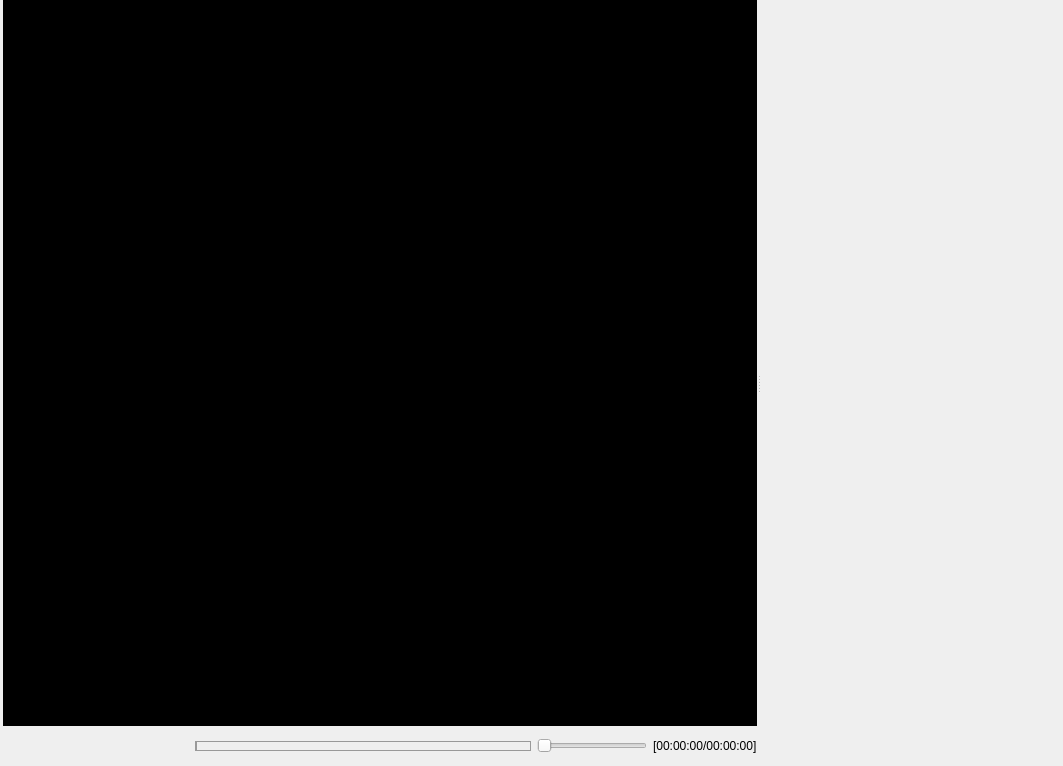
<?xml version="1.0" encoding="UTF-8"?>
<ui version="4.0">
 <class>LaureWidget</class>
 <widget class="QWidget" name="LaureWidget">
  <property name="geometry">
   <rect>
    <x>0</x>
    <y>0</y>
    <width>1063</width>
    <height>766</height>
   </rect>
  </property>
  <property name="windowTitle">
   <string/>
  </property>
  <layout class="QGridLayout" name="gridLayout">
   <property name="leftMargin">
    <number>3</number>
   </property>
   <property name="topMargin">
    <number>0</number>
   </property>
   <property name="rightMargin">
    <number>2</number>
   </property>
   <property name="bottomMargin">
    <number>0</number>
   </property>
   <item row="0" column="0">
    <widget class="QSplitter" name="Splitter_">
     <property name="orientation">
      <enum>Qt::Horizontal</enum>
     </property>
     <property name="handleWidth">
      <number>3</number>
     </property>
     <property name="childrenCollapsible">
      <bool>true</bool>
     </property>
     <widget class="QWidget" name="layoutWidget">
      <layout class="QGridLayout" name="GlobalGridLayout_">
       <property name="verticalSpacing">
        <number>0</number>
       </property>
       <item row="0" column="0" colspan="5">
        <widget class="LeechCraft::Laure::Player" name="Player_">
         <property name="styleSheet">
          <string notr="true">padding: 25px; background: black;</string>
         </property>
         <property name="frameShape">
          <enum>QFrame::Box</enum>
         </property>
         <property name="frameShadow">
          <enum>QFrame::Sunken</enum>
         </property>
        </widget>
       </item>
       <item row="1" column="1">
        <widget class="QFrame" name="CommandFrame_">
         <property name="minimumSize">
          <size>
           <width>180</width>
           <height>40</height>
          </size>
         </property>
         <property name="frameShape">
          <enum>QFrame::NoFrame</enum>
         </property>
         <property name="frameShadow">
          <enum>QFrame::Raised</enum>
         </property>
        </widget>
       </item>
       <item row="1" column="2">
        <widget class="LeechCraft::Laure::PositionSlider" name="PositionSlider_">
         <property name="maximumSize">
          <size>
           <width>16777215</width>
           <height>24</height>
          </size>
         </property>
         <property name="acceptDrops">
          <bool>true</bool>
         </property>
         <property name="styleSheet">
          <string notr="true">QSlider::sub-page:horizontal {
				border: 1px solid #999999;
				height: 8px;
				background: palette(highlight);
				margin: 2px 0;
			}
QSlider::groove:horizontal {
				border: 1px solid #999999;
				height: 8px;
				background: qlineargradient(x1:0, y1:0, x2:0, y2:1,
					stop:0 palette(midlight), stop:1 palette(button));
				margin: 2px 0;
			}</string>
         </property>
         <property name="maximum">
          <number>10000</number>
         </property>
         <property name="orientation">
          <enum>Qt::Horizontal</enum>
         </property>
        </widget>
       </item>
       <item row="1" column="3">
        <widget class="LeechCraft::Laure::VolumeSlider" name="VolumeSlider_">
         <property name="minimumSize">
          <size>
           <width>110</width>
           <height>0</height>
          </size>
         </property>
         <property name="maximumSize">
          <size>
           <width>100</width>
           <height>24</height>
          </size>
         </property>
         <property name="acceptDrops">
          <bool>true</bool>
         </property>
         <property name="toolTip">
          <string>Volume slider</string>
         </property>
         <property name="maximum">
          <number>100</number>
         </property>
         <property name="orientation">
          <enum>Qt::Horizontal</enum>
         </property>
        </widget>
       </item>
       <item row="1" column="4">
        <widget class="QLabel" name="TimeStamp_">
         <property name="text">
          <string>[00:00:00/00:00:00]</string>
         </property>
        </widget>
       </item>
      </layout>
     </widget>
     <widget class="LeechCraft::Laure::PlayListWidget" name="PlayListWidget_" native="true">
      <property name="minimumSize">
       <size>
        <width>200</width>
        <height>0</height>
       </size>
      </property>
      <property name="styleSheet">
       <string notr="true">QTreeView::item {
    border-top-color: transparent;
    border-bottom-color: transparent;
}

QTreeView::item:hover {
	background: qlineargradient(x1: 0, y1: 0, x2: 0, y2: 1, stop: 0 palette(highlight));
}

QTreeView::item:selected{
background: qlineargradient(x1: 0, y1: 0, x2: 0, y2: 1, stop: 0 palette(highlight));
}</string>
      </property>
     </widget>
    </widget>
   </item>
  </layout>
 </widget>
 <customwidgets>
  <customwidget>
   <class>LeechCraft::Laure::Player</class>
   <extends>QFrame</extends>
   <header>player.h</header>
   <container>1</container>
  </customwidget>
  <customwidget>
   <class>LeechCraft::Laure::PlayListWidget</class>
   <extends>QWidget</extends>
   <header>playlistwidget.h</header>
   <container>1</container>
  </customwidget>
  <customwidget>
   <class>LeechCraft::Laure::VolumeSlider</class>
   <extends>QSlider</extends>
   <header>volumeslider.h</header>
  </customwidget>
  <customwidget>
   <class>LeechCraft::Laure::PositionSlider</class>
   <extends>QSlider</extends>
   <header>positionslider.h</header>
  </customwidget>
 </customwidgets>
 <resources/>
 <connections/>
</ui>
